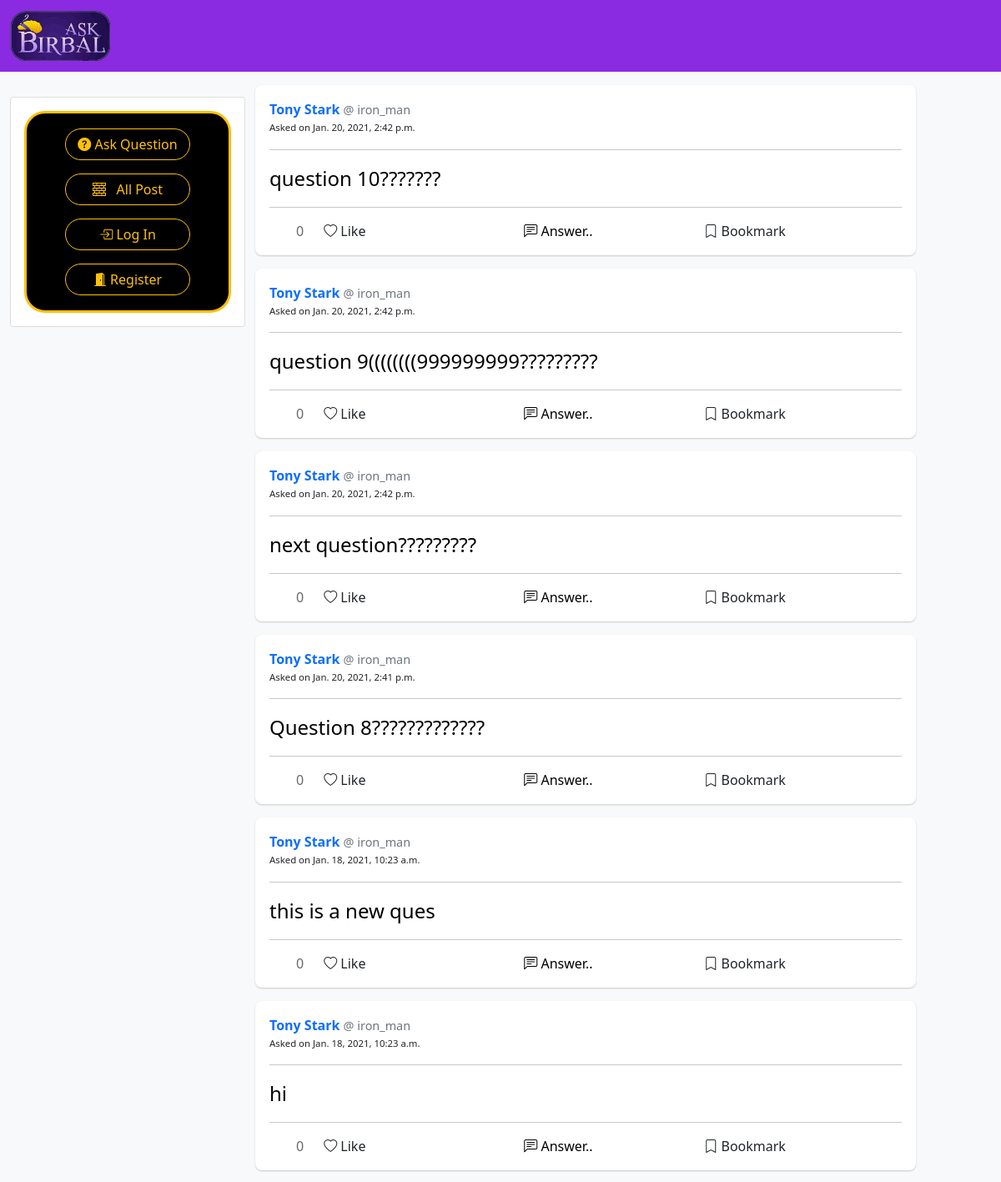
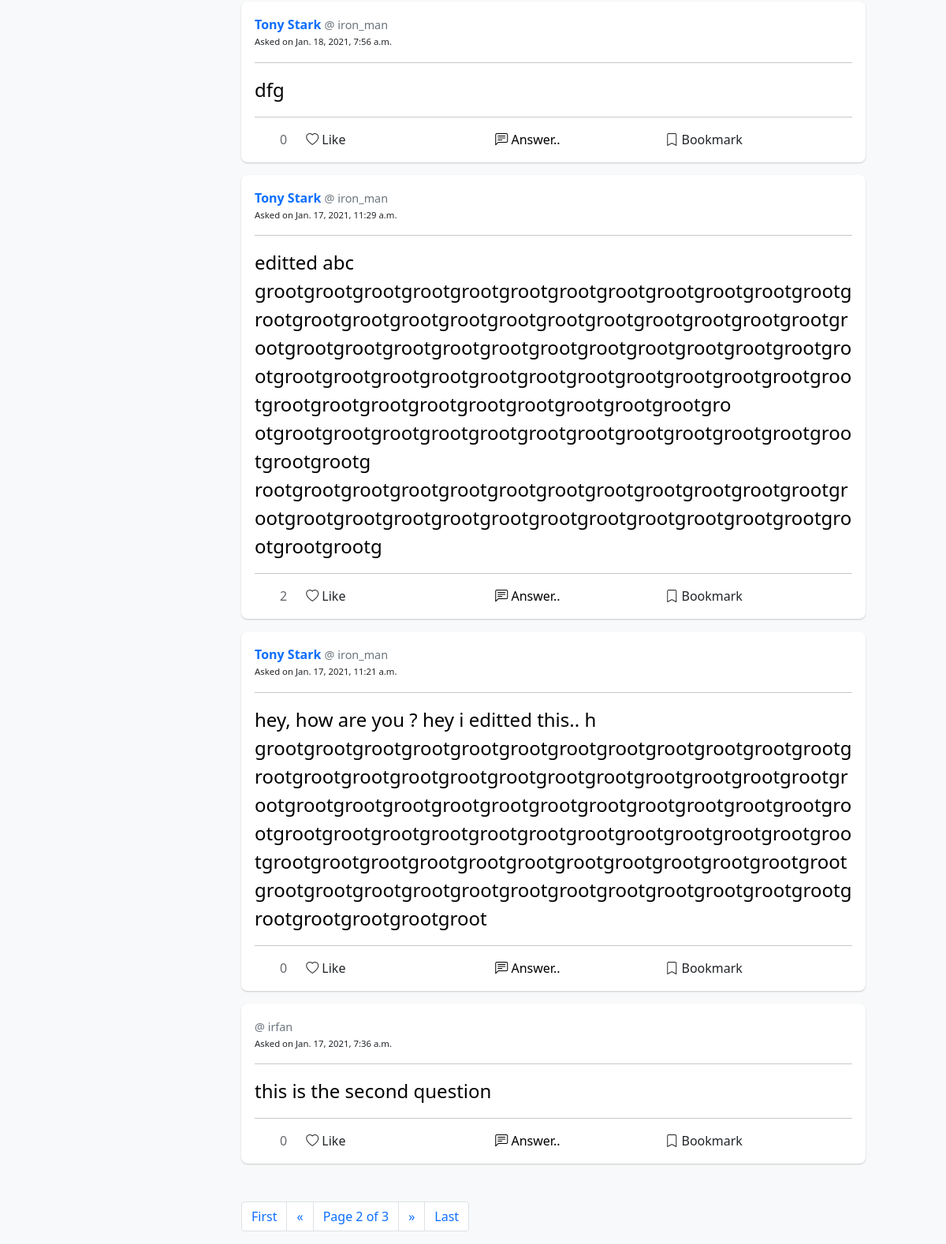
Screenshot of /?page=2 with the database file from the repository (2 pictures, top to bottom).
### birbal/models.py (models this page shows)
class Questions(models.Model):
    content = models.CharField(max_length=280)
    bookmark = models.ManyToManyField(User, related_name="bookmarked_que")
    likes = models.ManyToManyField(User, related_name="liked_posts")
    created_at = models.DateTimeField(auto_now_add=True)
    user = models.ForeignKey(User, on_delete=models.CASCADE, related_name="posts")

class User(AbstractUser):
    pass

### birbal/views.py (the view)
# urls.py: path("", views.index, name = "index"),
def index(request):
    if request.method == "POST":
        if not request.user.is_authenticated:
            return HttpResponseRedirect(reverse("index"))
        ques = request.POST["ques"]
        Questions.objects.create(content=ques, user=request.user)
        return HttpResponseRedirect(reverse("index"))
    else:
        all_posts =  Questions.objects.all().order_by("-created_at")
        paginator = Paginator(all_posts, 10)
        page_number = request.GET.get('page')
        page_obj = paginator.get_page(page_number)
        return render(request, "birbal/index.html", {
            "page_obj": page_obj
        })

### birbal/templates/birbal/index.html (shortened to what this page needs)
{% extends "birbal/layout.html" %}
{% block body %}
{% include "birbal/posts_template.html" with posts=page_obj %}
{% if page_obj.paginator.num_pages > 1 %}
<nav aria-label="Page navigation">
  <ul class="pagination ml-5 mt-5">
    {% if page_obj.has_previous %}
    <li class="page-item"> <a class="page-link" href="?page=1">First</a></li>
    <li class="page-item"><a class="page-link" href="?page={{ page_obj.previous_page_number }}">&laquo;</a></li>
    {% else %}
    <li class="page-item disabled"><a class="page-link" href="#">&laquo;</a></li>
    {% endif %}
    <li class="page-item current-item"><span class="current page-link">
        Page {{ page_obj.number }} of {{ page_obj.paginator.num_pages }}
      </span></li>
    {% if page_obj.has_next %}
    <li class="page-item"><a class="page-link" href="?page={{ page_obj.next_page_number }}">&raquo;</a></li>
    <li class="page-item"><a class="page-link" href="?page={{ page_obj.paginator.num_pages }}">Last</a>
      {% else %}
    <li class="page-item disabled"><a class="page-link" href="#">&raquo;</a></li>
    {% endif %}
  </ul>
</nav>
{% else %}
<div style="height: 60px"></div>
{% endif %}
{% endblock %}
{% block body_left %}
<div class=" p-2">
{% if user.is_authenticated %}
  <a class="btn btn-outline-warning " href="#Que-view"
      style="width: 150px; border-radius: 25px;">
      <i class="bi bi-question-circle-fill"></i>
      Ask Question
  </a>
{% else %}
  <a class="btn btn-outline-warning " data-bs-toggle="modal" data-bs-target="#loginModal"
      style="width: 150px; border-radius: 25px;">
      <i class="bi bi-question-circle-fill"></i>
      Ask Question
  </a>
{% endif %}
</div>
{% endblock %}

### birbal/templates/birbal/posts_template.html (shortened to what this page needs)
{% load static %}
{% for post in posts %}
<div class="card my-3" style="border-radius: 8px; border-color: transparent; box-shadow: 0 1px 2px rgba(0, 0, 0, 0.2);">
    <div class="card-body">
        <div>
            <a class="card-title" href="{% url 'profile' post.user.username %}" style="text-decoration:none">
                <strong>{{ post.user.first_name }} {{ post.user.last_name }}</strong>
            </a>
            <a href="{% url 'profile' post.user.username %}" class="text-muted "
                style="font-size: 0.9rem; text-decoration:none;">
                @ {{ post.user.username }}
            </a>
            <p style="font-size: small">
                <small class="post-date">Asked on {{ post.created_at }}</small>
            </p>
        </div>
        <hr>
        <div class="card-text content" id="content{{ post.id }}">
            <a href="{% url 'answer' post.id %}"
                 style="text-decoration: none; color: black; font-size: 24px; font-weight:450;">
                {{ post.content }}
            </a>
        </div>
        <hr>
        <div class="row">
            <div class="col-1" id="likes{{ post.id }}" style="color: #65676B; text-align: end;">
                {{ post.likes.all.count }}
            </div>
            {% if user.is_authenticated %}
                <div data-postid="{{ post.id }}" class="col-2 like">
                    {% if user in post.likes.all %}
                    <i class='bi bi-heart-fill' style="color: red;"></i> Liked
                    {% else %}
                    <i class='bi bi-heart'></i> Like
                    {% endif %}
                </div>
                <div class="col-5" style="text-align: center;">
                    <a href="{% url 'answer' post.id %}" style="text-decoration: none; color: black;">
                        <i class="bi bi-chat-left-text"></i> Answer
                    </a>
                </div>
                <div class="col-1" id="bm{{ post.id }}" style="color: #65676B; text-align: end;">
                    {{ post.bookmark.all.count }}
                </div>
                <div data-postid="{{ post.id }}" class="col-3 bookmark">
                    {% if user in post.bookmark.all %}
                    <i class="bi bi-bookmark-check-fill"></i> Saved
                    {% else %}
                    <i class="bi bi-bookmark"></i> Bookmark
                    {% endif %}
                </div>
            {% else %}
            <div class="col-2" data-bs-toggle="modal" data-bs-target="#loginModal"><i class='bi bi-heart'></i> Like
            </div>
            <div class="col-5" style="text-align: center;">
                <a href="{% url 'answer' post.id %}" style="text-decoration: none; color: black;">
                <i class="bi bi-chat-left-text"></i> Answer..
                </a>
            </div>
            <div class="col-4" data-bs-toggle="modal" data-bs-target="#loginModal"><i class="bi bi-bookmark"></i>
                Bookmark
            </div>
            {% endif %}
        </div>
    </div>
</div>
{% endfor %}

### rows the page displays
Questions: user.first_name "Tony", user.last_name "Stark", user.username "iron_man", created_at "Jan. 20, 2021, 2:42 p.m.", content "question 10???????", likes.all.count "0"
Questions: user.first_name "Tony", user.last_name "Stark", user.username "iron_man", created_at "Jan. 20, 2021, 2:42 p.m.", content "question 9((((((((999999999?????????", likes.all.count "0"
Questions: user.first_name "Tony", user.last_name "Stark", user.username "iron_man", created_at "Jan. 20, 2021, 2:42 p.m.", content "next question?????????", likes.all.count "0"
Questions: user.first_name "Tony", user.last_name "Stark", user.username "iron_man", created_at "Jan. 20, 2021, 2:41 p.m.", content "Question 8?????????????", likes.all.count "0"
Questions: user.first_name "Tony", user.last_name "Stark", user.username "iron_man", created_at "Jan. 18, 2021, 10:23 a.m.", content "this is a new ques", likes.all.count "0"
Questions: user.first_name "Tony", user.last_name "Stark", user.username "iron_man", created_at "Jan. 18, 2021, 10:23 a.m.", content "hi", likes.all.count "0"
Questions: user.first_name "Tony", user.last_name "Stark", user.username "iron_man", created_at "Jan. 18, 2021, 7:56 a.m.", content "dfg", likes.all.count "0"
Questions: user.first_name "Tony", user.last_name "Stark", user.username "iron_man", created_at "Jan. 17, 2021, 11:29 a.m.", content "editted abc grootgrootgrootgrootgrootgrootgrootgrootgrootgrootgrootgrootgrootgrootgrootgrootgrootgrootgrootgrootgrootgrootgrootgrootgrootgrootgrootgrootgrootgrootgrootgrootgrootgrootgrootgrootgrootgrootgrootgrootgrootgrootgrootgrootgrootgrootgrootgrootgrootgrootgrootgrootgrootgrootgrootgrootgrootgrootgro otgrootgrootgrootgrootgrootgrootgrootgrootgrootgrootgrootgrootgrootgrootg rootgrootgrootgrootgrootgrootgrootgrootgrootgrootgrootgrootgrootgrootgrootgrootgrootgrootgrootgrootgrootgrootgrootgrootgrootgrootgrootg", likes.all.count "2"
Questions: user.first_name "Tony", user.last_name "Stark", user.username "iron_man", created_at "Jan. 17, 2021, 11:21 a.m.", content "hey, how are you ? hey i editted this.. h grootgrootgrootgrootgrootgrootgrootgrootgrootgrootgrootgrootgrootgrootgrootgrootgrootgrootgrootgrootgrootgrootgrootgrootgrootgrootgrootgrootgrootgrootgrootgrootgrootgrootgrootgrootgrootgrootgrootgrootgrootgrootgrootgrootgrootgrootgrootgrootgrootgrootgrootgrootgrootgrootgrootgrootgrootgrootgrootgrootgrootgrootgrootgrootgrootgrootgrootgrootgrootgrootgrootgrootgrootgrootgrootgrootgrootgroot", likes.all.count "0"
Questions: user.username "irfan", created_at "Jan. 17, 2021, 7:36 a.m.", content "this is the second question", likes.all.count "0"

### other values shown
{{ page_obj.number }} "2"
{{ page_obj.paginator.num_pages }} "3"
